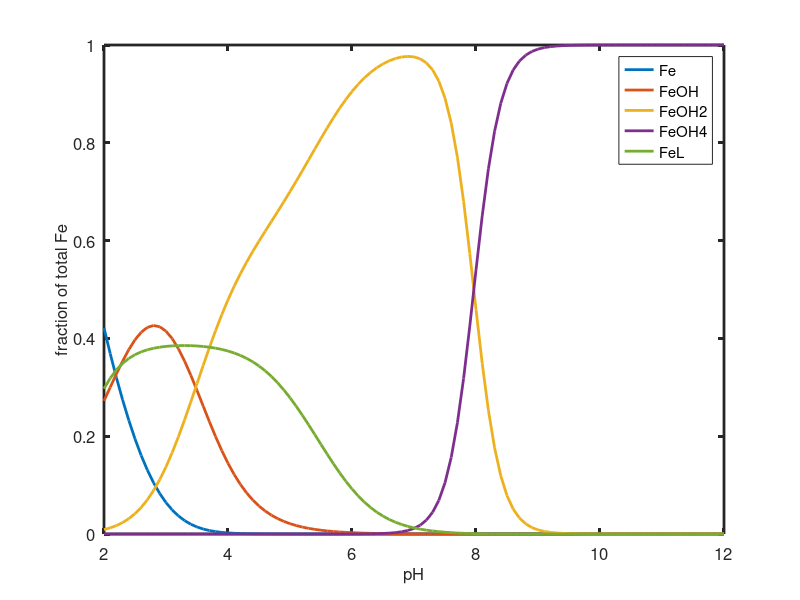
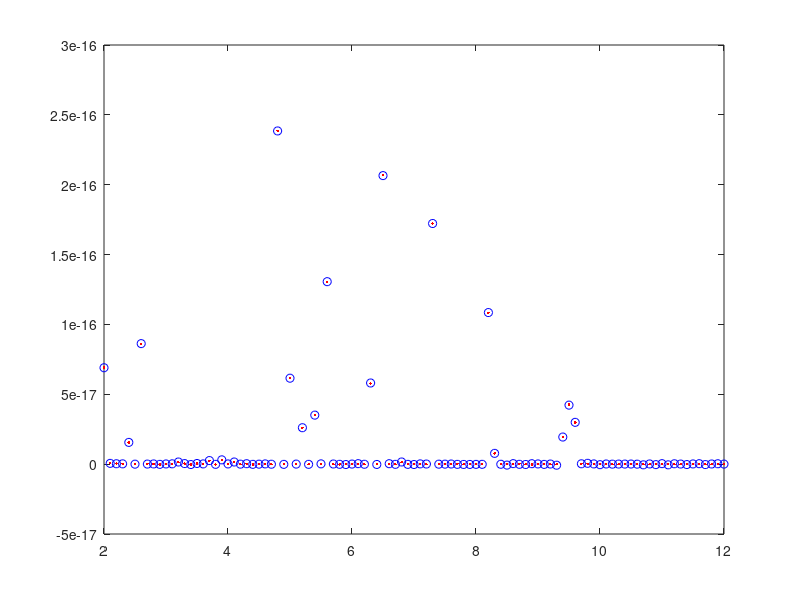

The MATLAB source for these figures, in order:
function  exercise6_L4_equilib

figure(1); clf; figure(2); clf;

%define the equilibrium sytem (The tableau)
[KSOLUTION,ASOLUTION,SOLUTIONNAMES] = get_equilib_defn;

% initial guess (just Fe becasue pH is fixed)
Feguess=[-5.5]; Lguess=-6; guess=[10.^Feguess; 10.^Lguess];

%set the pH range and total
pH=2:0.1:12; FeT=1e-4; LT=4e-5; T=[FeT; LT];

%now for each pH solve
for i=1:length(pH)
% adjust for fixed pH
[Ksolution,Asolution]=get_equilib_fixed_pH(KSOLUTION,ASOLUTION,pH(i));
% calculate species using NR
[X,F,J,C] = nl_massbalancerrnosolid_NR(guess,Asolution,Ksolution,T);
species_summary(:,i)=C; err(:,i)=F;
end

for i=1:size(species_summary,1)
txt=[SOLUTIONNAMES(i,:),'=species_summary(i,:);'];
eval(txt);
end



figure(1);
h=plot(pH,Fe./T(1),pH,FeOH./T(1),pH,FeOH2./T(1),pH,FeOH4./T(1),pH,FeL./T(1));
set(gca,"fontsize",12); set(h,'linewidth',2); set(gca,'linewidth',2);
h=xlabel('pH'); set(h,'fontsize',12); h=ylabel('fraction of total Fe'); set(h,'fontsize',12);
legend('Fe','FeOH','FeOH2','FeOH4','FeL','Location','northeast','Orientation','vertical');
axis([min(pH) max(pH) 0 1])

figure(2)
plot(pH,err(1,:),'bo',pH,err(2,:),'r.')


end

%------------------ SUBFUNCTIONS --------------------

function [KSOLUTION,ASOLUTION,SOLUTIONNAMES] = get_equilib_defn 
%%%%%%%%%%%%%%%%%%%%%%%%%%%%%%%%%%%%%%%%%%%%%%%%%%%%%%%%%%%%%%%%%%%%%%%%%%%%%%%%%%%%

Tableau=[...
%H	  FeIII    L    logK            species
 1	  0	       0     0              {'H'}
 0	  1	       0     0              {'Fe'}
 0    0        1      0             {'L'}
 -1	  0	       0     -14            {'OH'}
-1    1        0     -2.19          {'FeOH'}
-2    1        0     -5.67          {'FeOH2'}
-4    1        0     -21.6          {'FeOH4'}
0     1        1    17.55           {'FeL'}
1     0        1     13.7           {'HL'}
2     0        1      16.67          {'H2L'}
];

n=size(Tableau,2);
ASOLUTION=cell2mat(Tableau(:,1:n-2));
KSOLUTION=cell2mat(Tableau(:,n-1));
SOLUTIONNAMES=strvcat(Tableau(:,n));

end

% ----------- for fixed pH ----------------

function [Ksolution,Asolution]=get_equilib_fixed_pH(KSOLUTION,ASOLUTION,pH)

    [N,M]=size(ASOLUTION);
    Ksolution=KSOLUTION-ASOLUTION(:,1)*pH;
    Asolution=[ASOLUTION(:,2:M)];

end


%%%%%%%%%%%%%%%%%%%%%%%%%%%%%%%%%%%%%%%%%%%%%%%%%%%%%%%%%%%%%%%%%%%%%

function [X,F,J,C] = nl_massbalancerrnosolid_NR(X,Asolution,Ksolution,T)

[Nc,Nx]=size(Asolution); %Xsolution=X(1:Nx);
criteria=1e-15;

for i=1:1000

logC=(Ksolution)+Asolution*log10(X); C=10.^(logC); % calc species
R=Asolution'*C-T;

% Evaluate the Jacobian 
   z=zeros(Nx,Nx); 
for j=1:Nx 
	for k=1:Nx 
		for i=1:Nc; z(j,k)=z(j,k)+Asolution(i,j)*Asolution(i,k)*C(i)/X(k); end
   	end
end

J = z;

deltaX=z\(-1*R);
one_over_del=max([1, -1*deltaX'./(0.5*X')]);
del=1/one_over_del; X=X+del*deltaX;
    
tst=sum(abs(R));
if tst<=criteria; break; end

end

F=[R]; 

end
